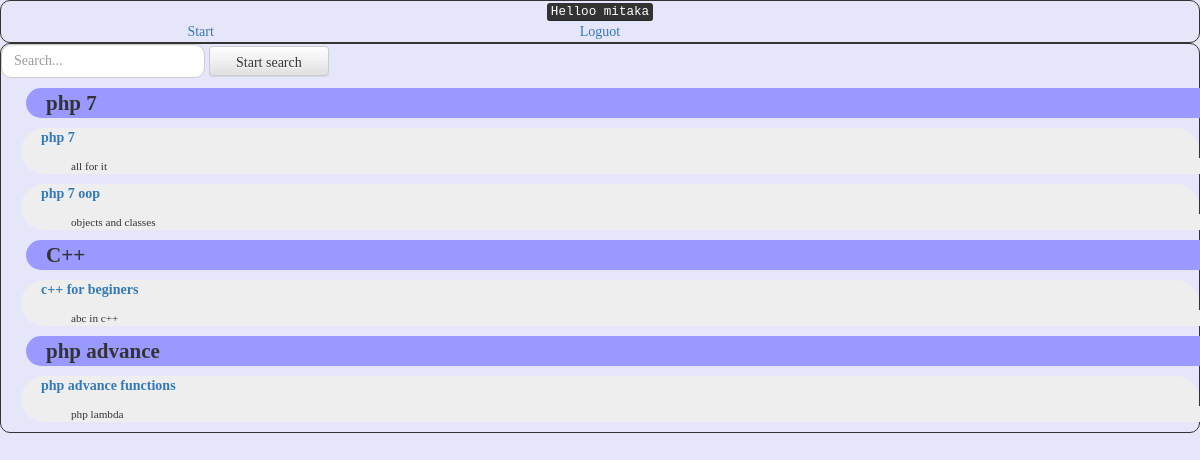
The page /index.php (signed in) on the database its author committed.
### tables this page shows
CREATE TABLE `group_cat` (
  `group_cat_id` int(11) NOT NULL,
  `name` varchar(50) NOT NULL,
  `active` tinyint(4) NOT NULL DEFAULT '1',
  `date_added` int(11) NOT NULL,
  `description` varchar(255) NOT NULL
);

CREATE TABLE `category` (
  `category_id` int(11) NOT NULL,
  `group_cat_id` int(11) NOT NULL,
  `name` varchar(50) NOT NULL,
  `description` varchar(255) NOT NULL,
  `active` tinyint(4) NOT NULL DEFAULT '1',
  `date_added` int(11) NOT NULL
);

### index.php (the view, shortened to what this page needs)
<?php
require ('functions.php');
$dbc = db_connect();
echo '<form action="'.htmlspecialchars($_SERVER["PHP_SELF"]).'" method="POST" class="form-inline">
<div class="form-group">
	<input  type="text" name="search" placeholder="Search..." class="form-control" id="exampleInputName2">
	<input  type="submit" value=" Start search" class="btn btn-default">
	<input  type="hidden" name="submited" value="1" class="btn btn-default">
</div>
</form>';
$res = sql_corect($dbc, "SELECT group_cat_id, name FROM  group_cat WHERE active = 1");
	while($row = mysqli_fetch_assoc($res)){
		$groups[]= $row;
	}
		foreach($groups as $v){
			$res = sql_corect($dbc, "SELECT category_id, name, description FROM category WHERE active = 1 AND group_cat_id =".data_validated($dbc, $v['group_cat_id']));
			echo '<div class="group_cat"><p>'.$v['name'].'</p>';
				while($row = mysqli_fetch_assoc($res)){
					echo '<div class="cat"><a href="topic.php?id='.$row['category_id'].'">'.$row['name'].'</a><p>'.$row['description'].'</p></div>';
				}
			echo '</div>';
		}

### css/style.css (style rules this page uses)
body { background: rgb(230,230,250) !important; }
.group_cat { box-sizing: border-box; width:100%; padding-left:10px; margin:5px; }
.group_cat p { border-radius: 25px; box-sizing: border-box; width:100%; background-color:#9999FF; padding-left:20px; margin:10px; font-size:1.5em; font-family:Comic Sans MS; font-weight:bold; }
.cat { box-sizing: border-box; border-radius: 25px; font-size:1em; font-weight:bold; padding-left:20px; margin:5px; background-color:#eee; font-family:Comic Sans MS; }
.cat p { font-size:0.8em; font-weight:normal; background-color:#eee; font-family:Comic Sans MS; }
a:link { text-decoration: none; font-family: Comic Sans MS; }
input { width: 150px; height: 30px; border: 3px solid #cccccc; padding: 5px; font-family: Comic Sans MS; background-position: bottom right; background-repeat: no-repeat; border-radius:10px; }
.form-control, #exampleInputEmail1 { font-family: Comic Sans MS !important; border-radius: 10px !important; }
input { width:120px ; font-family: Comic Sans MS !important; }

### rows shown on the page
group_cat: name "php 7"
category: name "php 7", description "all for it"
category: name "php 7 oop", description "objects and classes"
group_cat: name "C++"
category: name "c++ for beginers", description "abc in c++"
group_cat: name "php advance"
category: name "php advance functions", description "php lambda"

### other values the page prints
$_SESSION['user_info']['login'] "mitaka"
